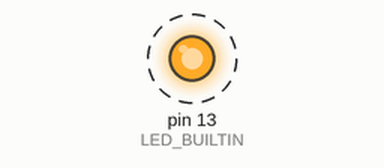
This sketch was run on a simulated Arduino Mega 2560, built with avr-gcc and run on an emulated ATmega2560. Parts: output pins drawn as LEDs (lit = HIGH). Dashed ring = blinking.

Above: at 0.2 s.
Timing chart, 0 to 3.0 s (numbered marks = the images above):
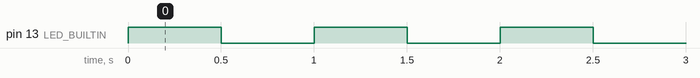

The sketch:

Blink_Serial1.ino
```cpp
void setup() {
  pinMode(LED_BUILTIN, OUTPUT);
  Serial1.begin(115200);
  Serial1.println("Blink on Serial1 boot");
}

void loop() {
  digitalWrite(LED_BUILTIN, HIGH);
  Serial1.println("UP");
  delay(500);
  digitalWrite(LED_BUILTIN, LOW);
  Serial1.println("DOWN");
  delay(500);
}
```

Measured:
- by itself, pin 13 (LED_BUILTIN): alternates HIGH for 0.50 s and LOW for 0.50 s
